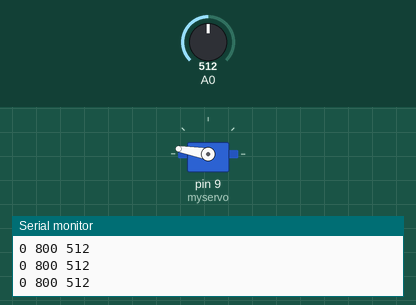
Simulated run of this sketch. Board: Arduino Uno, built with avr-gcc and run on an emulated ATmega328P. Parts: servo, the last lines printed to the serial monitor. The test bench sets the inputs (shaded band); at power-on: A0 = 512.

Above: at 1.2 s.
1.3 s: A0 set to 109
At 3.0 s:
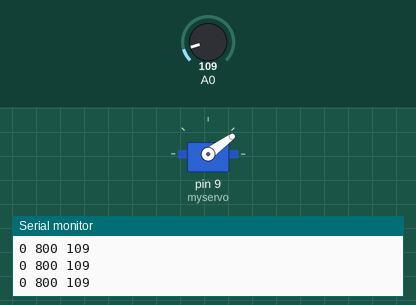
3.5 s: A0 set to 99
At 3.9 s:
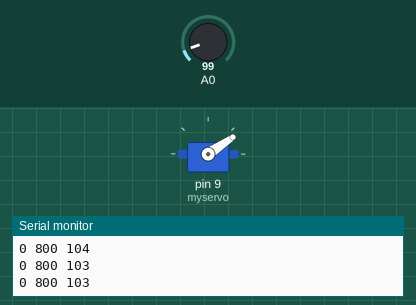
6.5 s: A0 set to 306
At 8.0 s:
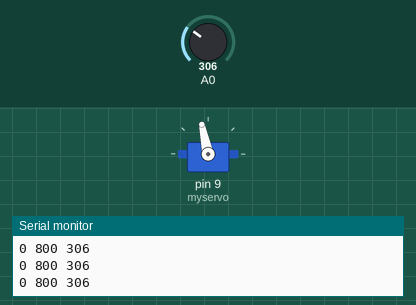
8.6 s: A0 set to 511
At 9.06 s:
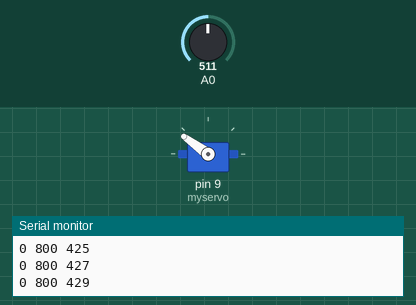
10.7 s: A0 set to 716
At 11.3 s:
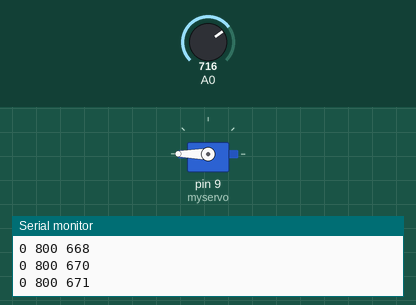
Timing chart, 0 to 13.3 s (numbered marks = the images above; inputs shaded):
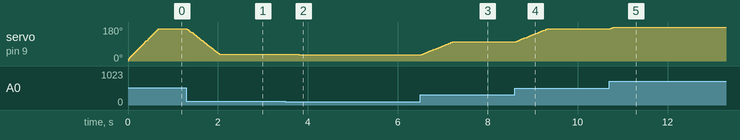

Measured:
- after the input at 1.3 s, servo on pin 9 (myservo): moves from 170° to 36° over 0.71 s, starting at once
- after the input at 3.5 s, servo on pin 9 (myservo): 36° → 35° after 0.08 s, → 34° 0.22 s later, → 33° 0.21 s later
- after the input at 6.5 s, servo on pin 9 (myservo): moves from 33° to 102° over 0.71 s, starting at once
- after the input at 8.6 s, servo on pin 9 (myservo): moves from 102° to 170° over 0.71 s, starting at once
- after the input at 10.7 s, servo on pin 9 (myservo): 170° → 180° at once

The sketch:

media_movel.ino
```cpp
#define numSamples 125
#include <Servo.h>

Servo myservo;

void setup() {
  pinMode(A0, INPUT);
  myservo.attach(9);
  Serial.begin(19200);
}

  int posicao=0;
  long media=0;
  int k=0;
  int offset=0;
  int amostra[numSamples]={0};


void loop() {

  amostra[posicao]=analogRead(A0);
  for(k=0;k<numSamples;k++)
    media+=amostra[k];
  media=media/numSamples;

Serial.print(0);  // To freeze the lower limit
Serial.print(" ");
Serial.print(800);  // To freeze the upper limit
Serial.print(" ");
Serial.println(media);  // To send all three 'data' points to the plotter

  posicao++;
  if(posicao>numSamples)
    posicao=0;
  myservo.write(media/3);
  media=0;
}
```
